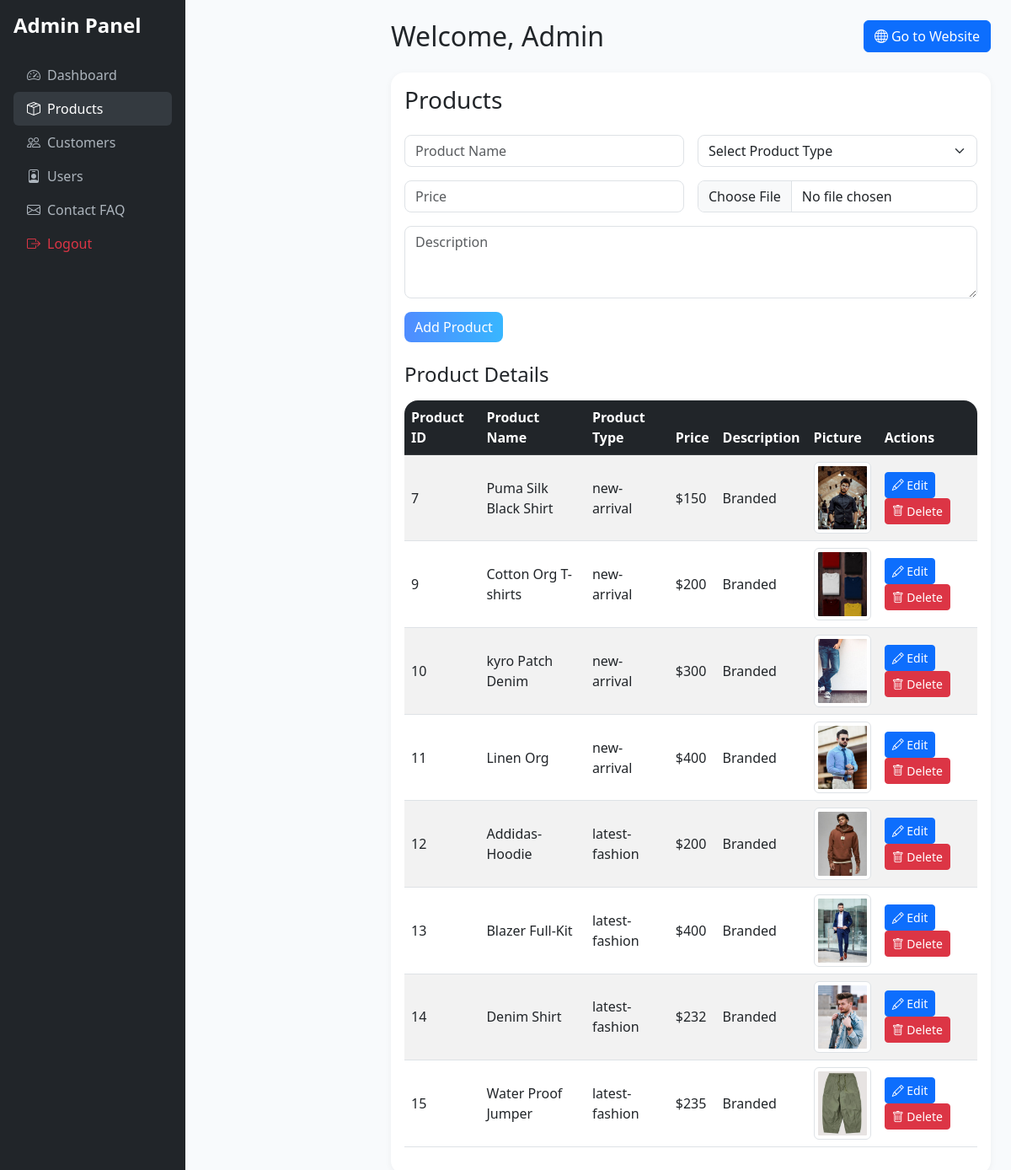
The page /dashboard.php (signed in) on the database its author committed.
### tables this page shows
CREATE TABLE `product` (
  `p_id` int(11) NOT NULL,
  `p_name` varchar(100) NOT NULL,
  `p_type` varchar(150) NOT NULL,
  `price` decimal(10,0) NOT NULL,
  `description` varchar(300) NOT NULL,
  `picture` varchar(100) NOT NULL
);

### dashboard.php (the view, shortened to what this page needs)
<?php
    require 'db_connection.php';
?>
<!DOCTYPE html>
<html lang="en">
<head>
    <link href="https://cdn.jsdelivr.net/npm/bootstrap@5.3.0/dist/css/bootstrap.min.css" rel="stylesheet">
    <link href="https://cdn.jsdelivr.net/npm/bootstrap-icons@1.10.5/font/bootstrap-icons.css" rel="stylesheet">
</head>
<body>
    <div class="d-flex">
        <nav class="sidebar flex-shrink-0 p-3" id="sidebar" style="width:220px;">
            <div class="sidebar-header mb-4">
                <h4 class="fw-bold text-white">Admin Panel</h4>
            </div>
            <ul class="nav nav-pills flex-column mb-auto">
                <li class="nav-item"><a href="dashboard.php" class="nav-link" data-section="dashboard"><i class="bi bi-speedometer2 me-2"></i><span>Dashboard</span></a></li>
                <li class="nav-item"><a href="#products" class="nav-link" data-section="products"><i class="bi bi-box-seam me-2"></i><span>Products</span></a></li>
                <li><a href="#customers" class="nav-link" data-section="customers"><i class="bi bi-people me-2"></i><span>Customers</span></a></li>
                <li><a href="#users" class="nav-link" data-section="users"><i class="bi bi-person-badge me-2"></i><span>Users</span></a></li>
                <li><a href="#contact" class="nav-link" data-section="contact"><i class="bi bi-envelope me-2"></i><span>Contact FAQ</span></a></li>
                <li><a href="#logout" class="nav-link text-danger" data-section="logout"><i class="bi bi-box-arrow-right me-2"></i><span>Logout</span></a></li>
            </ul>
        </nav>
        <main class="main-content flex-grow-1 p-4">
            <div class="d-flex justify-content-between align-items-center mb-4">
                <h2 class="mb-0">Welcome, Admin</h2>
                <a href="index.php" class="btn btn-primary"><i class="bi bi-globe me-1"></i>Go to Website</a>
            </div>
            <div id="products" class="card" style="display:none;">
                <div class="card-body">
                    <h3 class="card-title mb-4">Products</h3>
                    <form action="adminProductHandler.php" method="post" enctype="multipart/form-data" class="row g-3 mb-4">
                        <div class="col-md-6">
                            <input type="text" name="p_name" class="form-control" placeholder="Product Name" required>
                        </div>
                        <div class="col-md-6">
                            <select name="p_type" class="form-select" required>
                                <option value="">Select Product Type</option>
                            </select>
                        </div>
                        <div class="col-md-6">
                            <input type="number" name="price" class="form-control" placeholder="Price" required>
                        </div>
                        <div class="col-md-6">
                            <input type="file" name="picture" class="form-control" required>
                        </div>
                        <div class="col-12">
                            <textarea name="description" class="form-control" rows="3" placeholder="Description" required></textarea>
                        </div>
                        <div class="col-12">
                            <button type="submit" class="btn btn-custom">Add Product</button>
                        </div>
                    </form>
                    <h4 class="mb-3">Product Details</h4>
                    <div class="table-responsive">
                        <?php
                        $sql = "SELECT * FROM product";
                        $result = $mysqli->query($sql);
                        if ($result->num_rows > 0) {
                            echo "<table class='table table-striped table-hover align-middle'>";
                            echo "<thead class='table-dark'><tr><th>Product ID</th><th>Product Name</th><th>Product Type</th><th>Price</th><th>Description</th><th>Picture</th><th>Actions</th></tr></thead><tbody>";
                            while ($row = $result->fetch_assoc()) {
                                echo "<tr>";
                                echo "<td>" . $row['p_id'] . "</td>";
                                echo "<td>" . $row['p_name'] . "</td>";
                                echo "<td>" . $row['p_type'] . "</td>";
                                echo "<td>$" . $row['price'] . "</td>";
                                echo "<td>" . $row['description'] . "</td>";
                                echo "<td><img width='80' class='img-thumbnail' src='images/products/" . $row['picture']. "'></td>";
                                echo "<td>
                                        <button class='btn btn-primary btn-sm me-1' onclick='editProduct(" . $row['p_id'] . ", \"" . addslashes($row['p_name']) . "\", \"" . $row['p_type'] . "\", " . $row['price'] . ", \"" . addslashes($row['description']) . "\", \"" . $row['picture'] . "\")'>
                                            <i class='bi bi-pencil'></i> Edit
                                        </button>
                                        <form action='adminProductHandler.php' method='post' class='d-inline'>
                                            <input type='hidden' name='action' value='delete'>
                                            <input type='hidden' name='p_id' value='" . $row['p_id'] . "'>
                                            <button type='submit' class='btn btn-danger btn-sm' onclick='return confirm(\"Are you sure you want to delete this product?\")'>
                                                <i class='bi bi-trash'></i> Delete
                                            </button>
                                        </form>
                                      </td>";
                                echo "</tr>";
                            }
                            echo "</tbody></table>";
                        } else {
                            echo "<div class='alert alert-info'>No products found.</div>";
                        }
                        ?>
                    </div>
                </div>
            </div>
        </main>
    </div>
</body>
</html>

### dashboard.php (style rules this page uses)
body { background: #f8fafc; }
.sidebar { min-height: 100vh; background: #212529; color: #fff; transition: width 0.3s; }
.sidebar .nav-link { color: #adb5bd; transition: background 0.2s, color 0.2s; }
.sidebar .nav-link.active, .sidebar .nav-link:hover { background: #343a40; color: #fff; }
.card { box-shadow: 0 2px 8px rgba(0,0,0,0.05); border: none; border-radius: 1rem; transition: box-shadow 0.3s; margin-bottom: 2rem; animation: fadeInUp 0.7s; }
.table-responsive { border-radius: 1rem; overflow: hidden; }
.form-control, .form-select { border-radius: 0.5rem; }
.btn-custom { background: linear-gradient(90deg, #4f8cff, #38b6ff); color: #fff; border: none; border-radius: 0.5rem; transition: background 0.2s; }
@media (min-width: 992px) { .main-content { margin-left: 220px; } }

### rows shown on the page
product: p_id "7", p_name "Puma Silk Black Shirt", p_type "new-arrival", price "150", description "Branded", picture (picture)
product: p_id "9", p_name "Cotton Org T-shirts", p_type "new-arrival", price "200", description "Branded", picture (picture)
product: p_id "10", p_name "kyro Patch Denim", p_type "new-arrival", price "300", description "Branded", picture (picture)
product: p_id "11", p_name "Linen Org", p_type "new-arrival", price "400", description "Branded", picture (picture)
product: p_id "12", p_name "Addidas-Hoodie", p_type "latest-fashion", price "200", description "Branded", picture (picture)
product: p_id "13", p_name "Blazer Full-Kit", p_type "latest-fashion", price "400", description "Branded", picture (picture)
product: p_id "14", p_name "Denim Shirt", p_type "latest-fashion", price "232", description "Branded", picture (picture)
product: p_id "15", p_name "Water Proof Jumper", p_type "latest-fashion", price "235", description "Branded", picture (picture)
